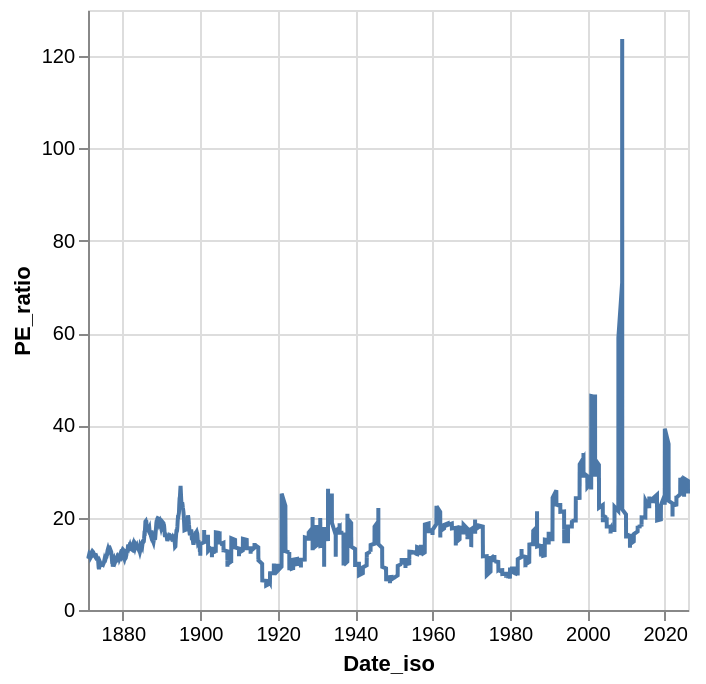

Notebook cell for this chart:
### Markdown cell above
<br>
<br>

---

<br>

## 2. A first chart

An Altair chart has three parts, the same as Vega-Lite:

| Altair | Vega-Lite | Meaning |
|---|---|---|
| `alt.Chart(df)` | `"data"` | Which data |
| `.mark_line()` | `"mark": "line"` | What shape to draw |
| `.encode(x=..., y=...)` | `"encoding"` | Which columns go where |

The letter after the colon is the **type**: `:T` for time (temporal), `:Q` for numbers (quantitative), `:N` for text (nominal), `:O` for ordered text (ordinal).

### Code cell
chart = alt.Chart(df).mark_line().encode(
    x=alt.X('Date_iso:T'),
    y=alt.Y('PE_ratio:Q')
)

chart

### Figure 1 — Vega-Lite specification as saved in the notebook (floating-point values rounded to 4 significant figures; data arrays with more than 128 entries replaced by an {"elided": "..."} marker saying what was removed)
{"config": {"view": {"continuousWidth": 300, "continuousHeight": 300}}, "data": {"name": "data-e2420e3a28a192e4bcc673d6a9bef4d6"}, "mark": {"type": "line"}, "encoding": {"x": {"field": "Date_iso", "type": "temporal"}, "y": {"field": "PE_ratio", "type": "quantitative"}}, "$schema": "https://vega.github.io/schema/vega-lite/v5.20.1.json", "datasets": {"data-e2420e3a28a192e4bcc673d6a9bef4d6": {"elided": "1866 records"}}}
